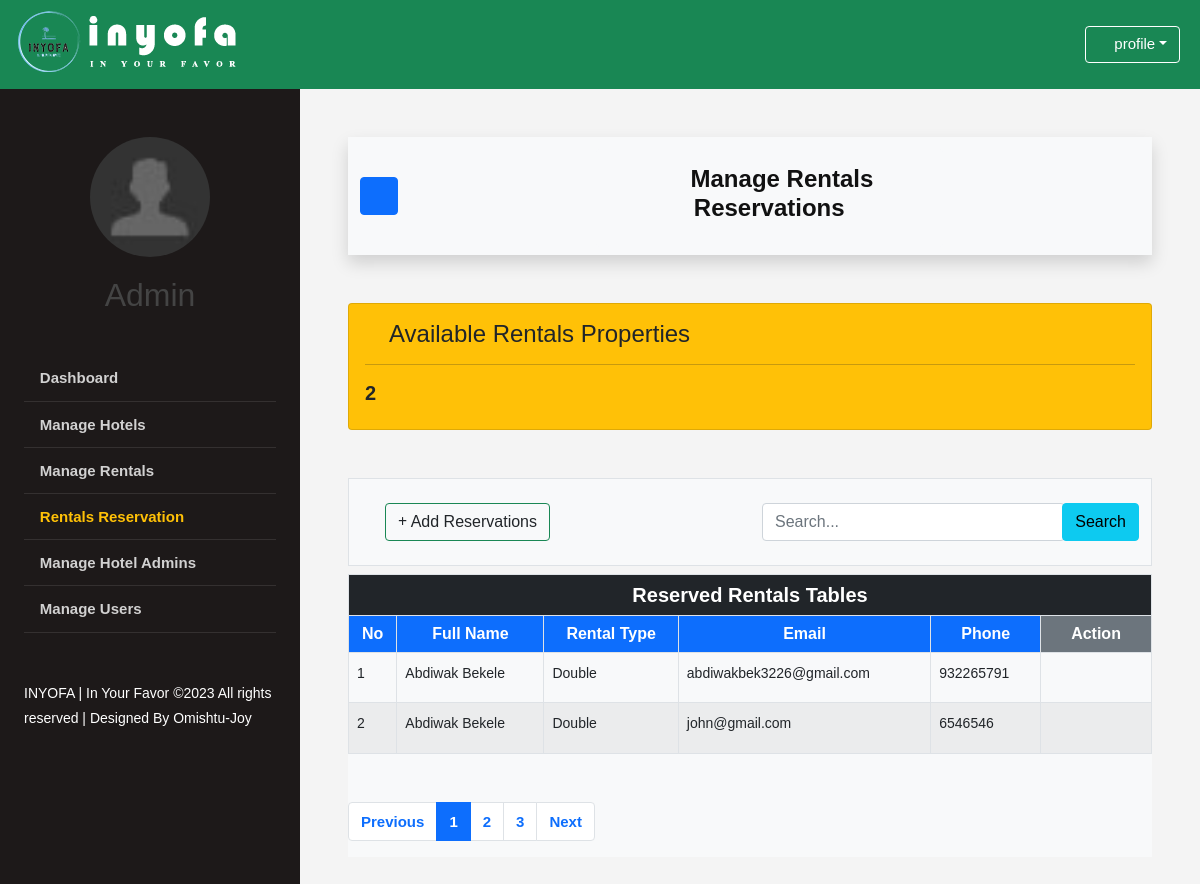
/_admin/rental_reservation/manage_rental_reservation.php (signed in), run on an earlier commit of the app's database.
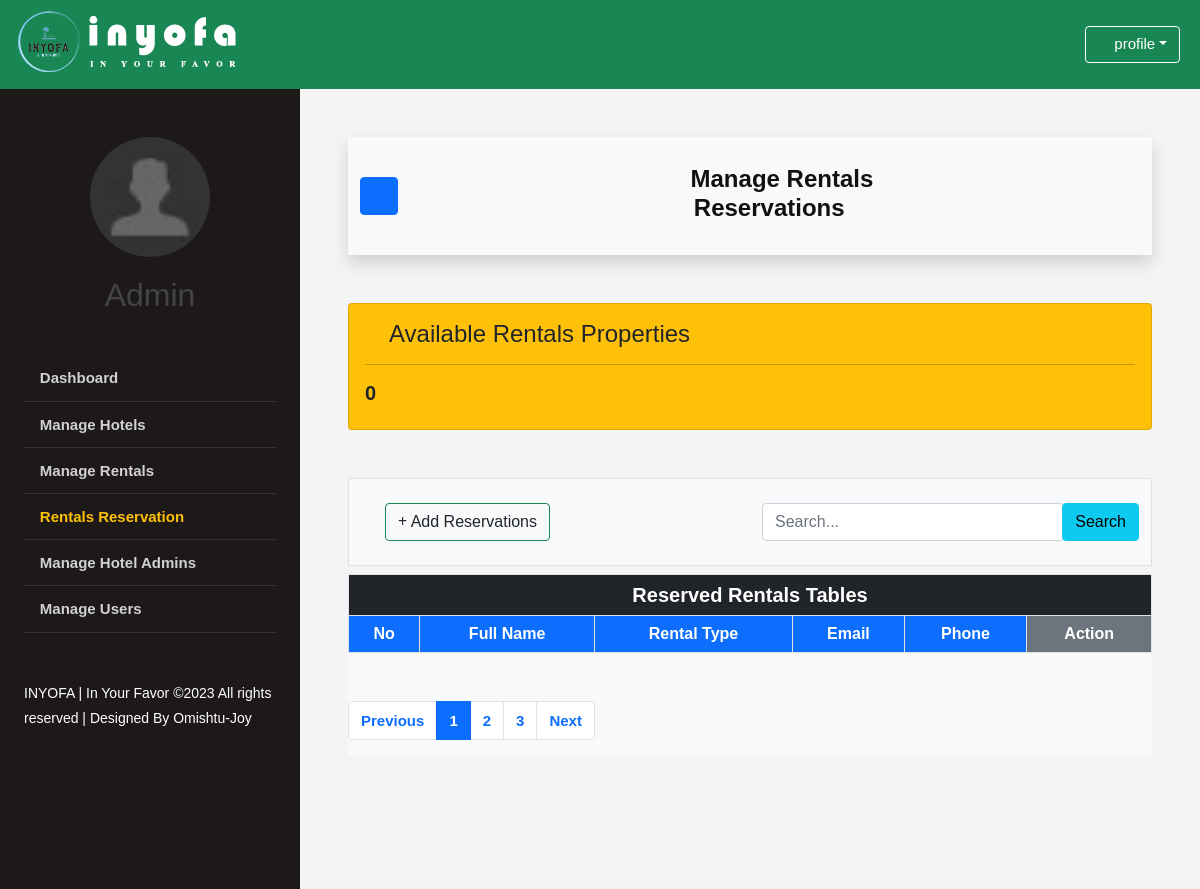
And on a later commit of the database.
### tables this page shows
CREATE TABLE `rental_reservation` (
  `rental_reservation_id` int(255) NOT NULL,
  `rental_id` int(255) NOT NULL,
  `first_name` varchar(255) NOT NULL,
  `last_name` varchar(255) NOT NULL,
  `email` varchar(255) NOT NULL,
  `phone` varchar(255) NOT NULL,
  `checkin` varchar(255) NOT NULL,
  `checkout` varchar(255) NOT NULL
);

CREATE TABLE `rental` (
  `rental_id` int(255) NOT NULL,
  `user_id` int(255) NOT NULL,
  `rental_type` varchar(255) NOT NULL,
  `rental_country` varchar(255) NOT NULL,
  `rental_city` varchar(255) NOT NULL,
  `rental_subcity` varchar(255) NOT NULL,
  `rental_area` varchar(255) NOT NULL,
  `rental_bed_no` varchar(255) NOT NULL,
  `rental_kitchen_no` varchar(255) NOT NULL,
  `rental_bath_no` varchar(255) NOT NULL,
  `rental_image1` varchar(255) NOT NULL,
  `rental_image2` varchar(255) NOT NULL,
  `rental_image3` varchar(255) NOT NULL,
  `rental_price` varchar(255) NOT NULL,
  `rental_contact` varchar(255) NOT NULL,
  `rental_detail` varchar(255) NOT NULL,
  `isApproved` int(255) NOT NULL DEFAULT 0
);

### _admin/rental_reservation/manage_rental_reservation.php (the view, shortened to what the changed rows need)
<?php
require("../../db.php");
$q_rental = "SELECT * FROM rental_reservation";
$q_rental_result = mysqli_query($con, $q_rental);
$rental_count = mysqli_num_rows($q_rental_result);
?>
<!DOCTYPE html>
<html lang="en-us" dir="ltr">
    <head>
        <link rel="stylesheet" type="text/css" href="../../icon/svg-with-js/css/fa-svg-with-js.css">
        <link rel="stylesheet" type="text/css" href="../../css/bootstrap.min.css">
        <link rel="stylesheet" type="text/css" href="../../css/style.css">
    </head>
    <body>
        <div class="wrapper d-flex align-items-stretch">
            <nav id="sidebar">
                <div class="p-4 pt-5">
                    <div class="row">
                        <div class="col">
                            <a href="update_profile.php" class="img logo rounded-circle mb-5"
                                style="background-image: url(images/avatar.jpg);"><br><br><br><br><br>
                                <center>
                                    <h2>Admin</h2>
                                </center>
                            </a>
                        </div>
                    </div><br><br>
                </div>
            </nav>
            <div id="content" class="p-4 p-md-5">
                <section class="mt-5">
                    <div class="row g-4">
                        <div class="col-md-12">
                            <a href="#" class="col-md-3" style="text-decoration: none;">
                                <div class="card bg-warning text-dark">
                                    <div class="card-body">
                                        <h5>
                                            <b><?php echo $rental_count; ?></b>
                                        </h5>
                                    </div>
                                </div>
                            </a>
                        </div>
                </section>
                <section class="mt-2 bg-light">
                    <div class="">
                        <div class="row">
                            <div class="col-md">
                                <table class="table table-bordered table-striped table-hover">
                                    <thead>
                                        <tr class="h5">
                                            <th colspan="9" class="bg-dark text-white">
                                                <center>Reserved Rentals Tables</center>
                                            </th>
                                        </tr>
                                    </thead>
                                    <thead>
                                        <tr class="h6 bg-primary text-white">
                                            <th class="text-center" scope="col">No</th>
                                            <th class="text-center" scope="col">Full Name</th>
                                            <th class="text-center" scope="col">Rental Type</th>
                                            <th class="text-center" scope="col">Email</th>
                                            <th class="text-center" scope="col">Phone</th>
                                            <th class="text-center bg-secondary" scope="col">Action</th>
                                        </tr>
                                    </thead>
                                    <tbody>
                                        <tr>
                                            <?php
                                        $q = "SELECT * FROM rental_reservation";
                                        $q_result = mysqli_query($con, $q);
                                            $index = 0;
                                        while ($row = mysqli_fetch_assoc($q_result)) {
                                                $rental_id = $row['rental_id'];
                                                $q_rental = "SELECT * FROM rental WHERE rental_id = '$rental_id'";
                                                $q_rental_result = mysqli_query($con, $q_rental);
                                                $rental_type = mysqli_fetch_assoc($q_rental_result)['rental_type'];
                                            printf(
                                                "<tr> <td>%d</td> <td>%s</td> <td>%s</td> <td>%s</td> <td>%s</td>",
                                                ++$index,
                                                htmlspecialchars($row['first_name']. ' '.$row['last_name']),
                                                htmlspecialchars($rental_type),
                                                htmlspecialchars($row['email']),
                                                htmlspecialchars($row['phone'])
                                            );
                                        ?>
                                            <td class="text-center h3">
                                                <a
                                                    href="rental_view_api.php?rental_id=<?php echo $row['rental_reservation_id'] ?>"><i
                                                        style="font-size: 20px"
                                                        class="fas fa-address-card px-2"></i></a>
                                                <a
                                                    href="rental_delete_api.php?rental_id=<?php echo $row['rental_reservation_id'] ?>"><i
                                                        style="font-size: 20px"
                                                        class="fas fa-trash-alt px-2 text-danger"></i></a>
                                            </td>
                                        </tr>
                                        <?php
                                        }
                                ?>
                                    </tbody>
                                </table>
                            </div>
                        </div>
                    </div>
                </section>
            </div>
    </body>
</html>

What changed in the data, as far as the page shows it:
removed rental_reservation: first_name+last_name "Abdiwak Bekele", rental.rental_type "Double", email "abdiwakbek3226@gmail.com", phone "932265791"
removed rental_reservation: first_name+last_name "Abdiwak Bekele", rental.rental_type "Double", email "john@gmail.com", phone "6546546"
Also different on the page:
$rental_count: "2" → "0"
